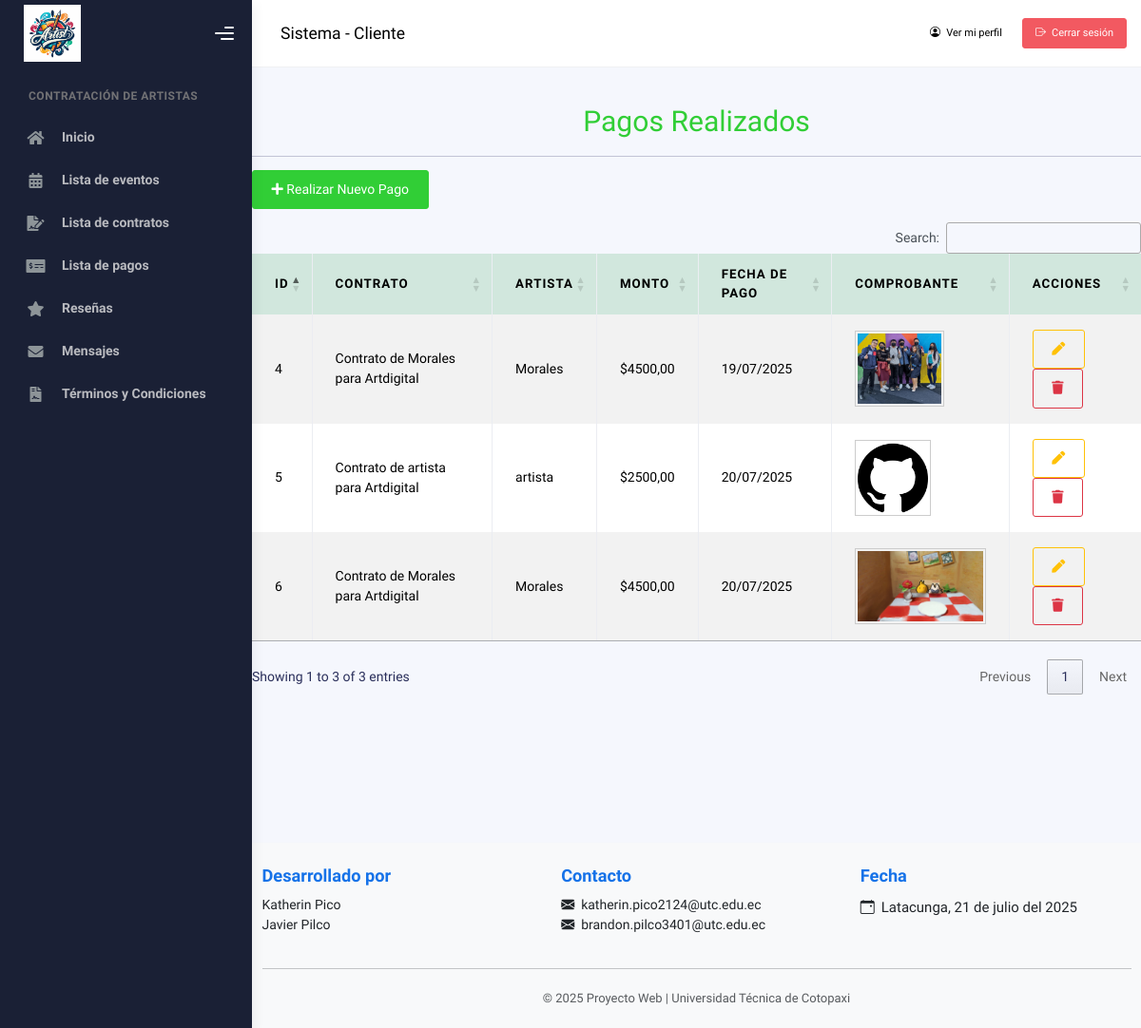
Before: /cliente/pagos/ (signed in) with the older database file.
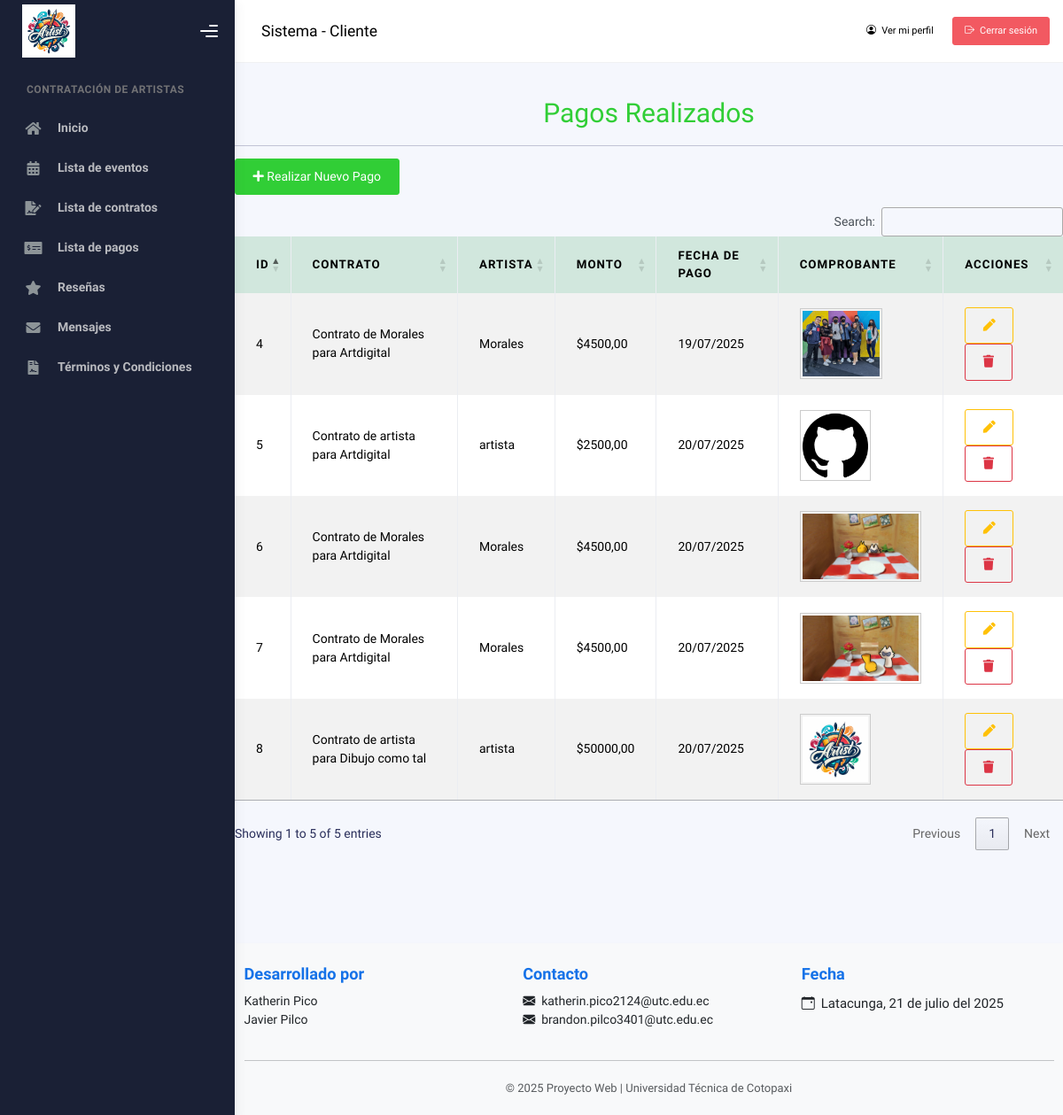
After: the same page with the newer database file.
### Aplicaciones/gestionContratos/models.py (models this page shows, shortened)
class Pago(models.Model):
    contrato = models.ForeignKey(Contrato, on_delete=models.CASCADE)
    cliente = models.ForeignKey(Usuario, on_delete=models.CASCADE, limit_choices_to={'rol': 'Cliente'}, related_name='pagos_cliente')
    artista = models.ForeignKey(Usuario, on_delete=models.CASCADE, limit_choices_to={'rol': 'Artista'}, related_name='pagos_artista')
    monto = models.DecimalField(max_digits=10, decimal_places=2)
    fecha_pago = models.DateField(auto_now_add=True)
    comprobante_imagen = models.ImageField(upload_to='pagos/comprobantes/', null=True, blank=True)
    class Meta:
        ordering = ['-fecha_pago']

class Contrato(models.Model):
    evento = models.ForeignKey(Evento, on_delete=models.CASCADE)
    artista = models.ForeignKey(Usuario, on_delete=models.CASCADE, limit_choices_to={'rol': 'Artista'})
    estado = models.CharField(max_length=20, choices=[('Pendiente', 'Pendiente'), ('Aceptado', 'Aceptado'), ('Rechazado', 'Rechazado')], default='Pendiente')
    fecha_contrato = models.DateField(auto_now_add=True)
    fecha_inicio = models.DateField(null=True, blank=True)
    fecha_fin = models.DateField(null=True, blank=True)
    costo = models.DecimalField(max_digits=10, decimal_places=2, null=True, blank=True)
    pdf = models.FileField(upload_to='contratos/pdfs/', null=True, blank=True)
    observaciones = models.TextField(null=True, blank=True)
    def __str__(self):
        return f"Contrato de {self.artista.username} para {self.evento.titulo}"
    class Meta:
        ordering = ['-fecha_contrato']

class Usuario(AbstractUser):
    telefono = models.CharField(max_length=10)
    direccion = models.TextField()
    rol = models.CharField(max_length=20, choices=ROL_CHOICES, default='Cliente')
    verificado = models.BooleanField(default=False)
    bloqueado = models.BooleanField(default=False)
    foto_perfil = models.ImageField(upload_to='usuarios/perfil/', null=True, blank=True)
    portafolio_pdf = models.FileField(upload_to='usuarios/portafolios/', null=True, blank=True)
    facebook_url = models.URLField(max_length=200, null=True, blank=True)
    x_url = models.URLField("X (Twitter)", max_length=200, null=True, blank=True)
    web_url = models.URLField("Página web", max_length=200, null=True, blank=True)
    groups = models.ManyToManyField(
        Group,
        related_name='usuarios',
        blank=True,
        help_text='Grupos a los que pertenece el usuario.',
        verbose_name='grupos',
    )
    user_permissions = models.ManyToManyField(
        Permission,
        related_name='usuarios_permisos',
        blank=True,
        help_text='Permisos específicos para el usuario.',
        verbose_name='permisos de usuario',
    )

class Evento(models.Model):
    cliente = models.ForeignKey(Usuario, on_delete=models.CASCADE, limit_choices_to={'rol': 'Cliente'})
    titulo = models.CharField(max_length=100)
    descripcion = models.TextField()
    fecha = models.DateField()
    ubicacion = models.CharField(max_length=200)
    class Meta:
        ordering = ['fecha']

### Aplicaciones/gestionContratos/views.py (the view)
# urls.py: path('cliente/pagos/', views.listar_pagos_cliente, name='listar_pagos'),
def listar_pagos_cliente(request):
    usuario_id = request.session.get('usuario_id')
    if not usuario_id:
        return redirect('login')
    cliente = get_object_or_404(Usuario, id=usuario_id, rol='Cliente')
    pagos = Pago.objects.filter(cliente=cliente).order_by('-fecha_pago')
    return render(request, 'cliente/pagos/lista_pagos.html', {
        'pagos': pagos
    })

### Aplicaciones/gestionContratos/templates/cliente/pagos/lista_pagos.html (shortened to what this page needs)
{% extends 'cliente/plantilla.html' %}
{% load static %}
{% block contenido %}
<br><br><br>
<div class="container mt-5">
    <h1 class="text-center text-success">Pagos Realizados</h1>
    <hr>
    <a href="{% url 'registrar_pago' %}" class="btn btn-success mb-3">
        <i class="fa fa-plus"></i> Realizar Nuevo Pago
    </a>
    {% if pagos %}
    <table class="table table-bordered table-striped table-hover" id="tbl_pagos">
        <thead class="table-success">
            <tr>
                <th>ID</th>
                <th>Contrato</th>
                <th>Artista</th>
                <th>Monto</th>
                <th>Fecha de Pago</th>
                <th>Comprobante</th>
                <th>ACCIONES</th>
            </tr>
        </thead>
        <tbody>
            {% for pago in pagos %}
            <tr>
                <td>{{ pago.id }}</td>
                <td>{{ pago.contrato }}</td>
                <td>{{ pago.artista.username }}</td>
                <td>${{ pago.monto }}</td>
                <td>{{ pago.fecha_pago|date:"d/m/Y" }}</td>
                <td>
                    {% if pago.comprobante_imagen %}
                        <img src="{{ pago.comprobante_imagen.url }}" alt="Comprobante pago" height="80px" style="object-fit: contain; border:1px solid #ccc; padding:2px;">
                    {% else %}
                        Ninguno
                    {% endif %}
                </td>
                <td>
                    <a href="{% url 'editar_pago' pago.id %}" class="btn btn-outline-warning">
                        <i class="fa fa-pen"></i>
                    </a>
                    <button onclick="confirmarEliminacion('{{ pago.id }}')" class="btn btn-outline-danger">
                        <i class="fa fa-trash"></i>
                    </button>
                </td>
            </tr>
            {% endfor %}
        </tbody>
    </table>
    {% else %}
    <p class="text-center">No hay pagos registrados.</p>
    {% endif %}
</div>
<br><br><br>
{% endblock %}

### Aplicaciones/gestionContratos/templates/cliente/plantilla.html (shortened to what this page needs)
{% load static %}
<!DOCTYPE html>
<html lang="es">
  <head>
    <link href="https://cdn.jsdelivr.net/npm/bootstrap@5.3.3/dist/css/bootstrap.min.css" rel="stylesheet">
    <link rel="stylesheet" href="https://cdn.datatables.net/1.13.6/css/jquery.dataTables.min.css">
    <link rel="stylesheet" href="https://cdn.datatables.net/buttons/2.4.2/css/buttons.dataTables.min.css">
    <link rel="stylesheet" href="https://cdnjs.cloudflare.com/ajax/libs/bootstrap-fileinput/5.5.4/css/fileinput.min.css" />
    <link rel="stylesheet" href="https://cdnjs.cloudflare.com/ajax/libs/bootstrap/5.3.3/css/bootstrap.min.css" />
    <link rel="stylesheet" href="https://cdnjs.cloudflare.com/ajax/libs/font-awesome/6.7.2/css/all.min.css" />
    <link href="https://cdn.jsdelivr.net/npm/bootstrap@5.3.3/dist/css/bootstrap.min.css" rel="stylesheet">
    <link rel="stylesheet" href="https://cdn.jsdelivr.net/npm/bootstrap-icons@1.10.5/font/bootstrap-icons.css">
    <link rel="stylesheet" href="https://cdn.jsdelivr.net/npm/bootstrap-select@1.14.0-beta3/dist/css/bootstrap-select.min.css">
    <link rel="stylesheet" href="{% static 'plantilla/kaiadmin/assets/css/bootstrap.min.css' %}" />
    <link rel="stylesheet" href="{% static 'plantilla/kaiadmin/assets/css/plugins.min.css' %}" />
    <link rel="stylesheet" href="{% static 'plantilla/kaiadmin/assets/css/kaiadmin.min.css' %}" />
    <link rel="stylesheet" href="{% static 'plantilla/kaiadmin/assets/css/demo.css' %}" />
  </head>
  <body>
    <div class="wrapper">
      <div class="sidebar" data-background-color="dark">
        <div class="sidebar-logo">
          <div class="logo-header" data-background-color="dark">
            <a href="" class="logo">
              <img
                src="{% static 'plantilla/kaiadmin/assets/img/kaiadmin/logo_light.png' %}"
                alt="navbar brand"
                class="navbar-brand"
                height="60"
              />
            </a>
            <div class="nav-toggle">
              <button class="btn btn-toggle toggle-sidebar">
                <i class="gg-menu-right"></i>
              </button>
            </div>
          </div>
        </div>
        <div class="sidebar-wrapper scrollbar scrollbar-inner">
        <div class="sidebar-content">
            <ul class="nav nav-secondary">
            <li class="nav-section">
                <h4 class="text-section">Contratación de artistas</h4>
            </li>
            <li class="nav-item">
                <a href="{% url 'dashboard_cliente' %}">
                <i class="fas fa-home"></i>
                <p>Inicio</p>
                </a>
            </li>
            <li class="nav-item">
                <a href="{% url 'listar_eventos' %}">
                <i class="fas fa-calendar-alt"></i>
                <p>Lista de eventos</p>
                </a>
            </li>
            <li class="nav-item">
                <a href="{% url 'listar_contratos' %}">
                <i class="fas fa-file-signature"></i>
                <p>Lista de contratos</p>
                </a>
            </li>
            <li class="nav-item">
                <a href="{% url 'listar_pagos' %}">
                <i class="fas fa-money-check-alt"></i>
                <p>Lista de pagos</p>
                </a>
            </li>
            <li class="nav-item">
                <a href="{% url 'cliente_listar_resenas' %}">
                <i class="fas fa-star"></i>
                <p>Reseñas</p>
                </a>
            </li>
            <li class="nav-item">
                <a href="{% url 'cliente_listar_mensajes' %}">
                <i class="fas fa-envelope"></i>
                <p>Mensajes</p>
                </a>
            </li>
            <li class="nav-item">
              <a href="{% url 'listar_terminos_cliente' %}">
                  <i class="fas fa-file-contract"></i>
                  <p>Términos y Condiciones</p>
              </a>
          </li>
            </ul>
        </div>
        </div>
      </div>
      <div class="main-panel">
        <div class="main-header">
          <nav
            class="navbar navbar-header navbar-header-transparent navbar-expand-lg border-bottom"
          >
            <div class="container-fluid">
              <nav
                class="navbar navbar-header-left navbar-expand-lg navbar-form nav-search p-0 d-none d-lg-flex"
              >
                  <a class="navbar-brand" href="#">Sistema - Cliente</a>
              </nav>
              <ul class="navbar-nav topbar-nav ms-md-auto align-items-center">
                <div class="container-fluid">
            <div class="collapse navbar-collapse" id="navbarCliente">
                <div class="d-flex align-items-center">
                <a href="{% url 'ver_perfil' %}" class="btn btn-light btn-sm me-2">
                    <i class="bi bi-person-circle me-1"></i> Ver mi perfil
                </a>
                <a href="{% url 'logout' %}" class="btn btn-danger btn-sm">
                    <i class="bi bi-box-arrow-right me-1"></i> Cerrar sesión
                </a>
                </div>
            </div>
            </div>
              </ul>
            </div>
          </nav>
        </div>
    {% block contenido %}
    {% endblock %}
        <footer class="bg-light text-dark mt-5 shadow-sm">
          <div class="container py-4">
            <div class="row text-center text-md-start">
              <div class="col-md-4 mb-4 mb-md-0">
                <h5 class="fw-bold text-primary">Desarrollado por</h5>
                <ul class="list-unstyled">
                  <li>Katherin Pico</li>
                  <li>Javier Pilco</li>
                </ul>
              </div>
              <div class="col-md-4 mb-4 mb-md-0">
                <h5 class="fw-bold text-primary">Contacto</h5>
                <ul class="list-unstyled">
                  <li><i class="bi bi-envelope-fill me-2"></i>katherin.pico2124@utc.edu.ec</li>
                  <li><i class="bi bi-envelope-fill me-2"></i>brandon.pilco3401@utc.edu.ec</li>
                </ul>
              </div>
              <div class="col-md-4">
                <h5 class="fw-bold text-primary">Fecha</h5>
                <p><i class="bi bi-calendar-event me-2"></i>Latacunga, 21 de julio del 2025</p>
              </div>
            </div>
            <hr class="my-4">
            <div class="text-center small text-muted">
              &copy; 2025 Proyecto Web | Universidad Técnica de Cotopaxi
            </div>
          </div>
        </footer>
  </body>
</html>

Changed rows visible on the page:
added Pago: id "7", contrato "Contrato de Morales para Artdigital", artista.username "Morales", monto "4500,00", fecha_pago "20/07/2025", comprobante_imagen (picture)
added Pago: id "8", contrato "Contrato de artista para Dibujo como tal", artista.username "artista", monto "50000,00", fecha_pago "20/07/2025", comprobante_imagen (picture)
Other visible differences:
text written by a page script: "Search: Showing 1 to 3 of 3 entries Previous 1 Next" → "Search: Showing 1 to 5 of 5 entries Previous 1 Next"
